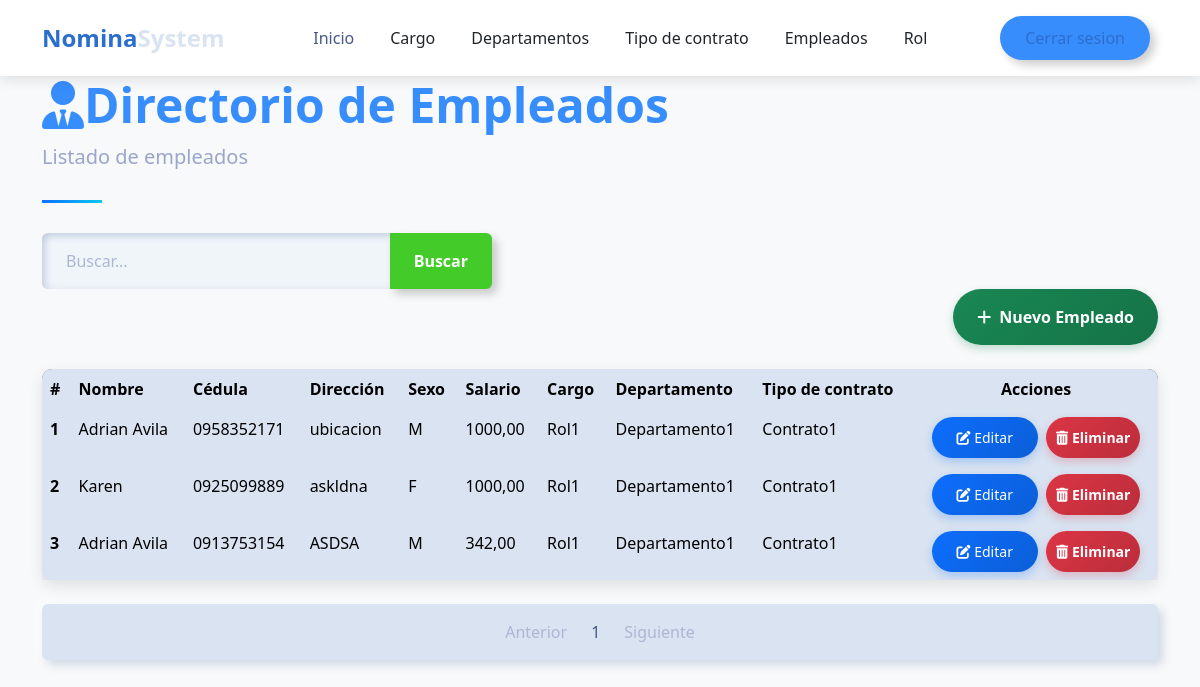
The app's page /payroll/list/employees/?page=2 (signed in), older data.
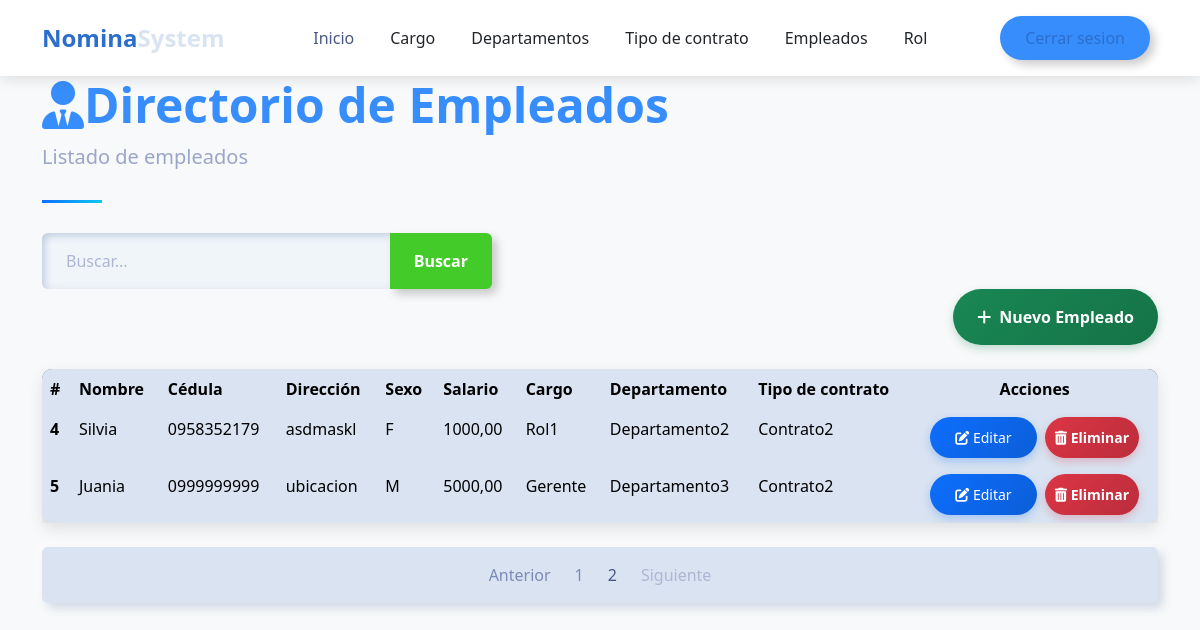
The same page, newer data.
### payroll/models.py (models this page shows, shortened)
class Employee(models.Model):
    SEX_CHOICES = [
        ('M', 'Masculino'),
        ('F', 'Femenino'),
        ]
    name = models.CharField(max_length=100)
    dni = models.CharField(max_length=10, unique=True)
    address = models.TextField()
    sex = models.CharField(max_length=1, choices=SEX_CHOICES)
    salary = models.DecimalField(max_digits=10, decimal_places=2, validators=[MinValueValidator(0.01)])
    position = models.ForeignKey(Position, on_delete=models.CASCADE)
    department = models.ForeignKey(Department,on_delete=models.CASCADE)
    contract_type = models.ForeignKey(ContractType,on_delete=models.CASCADE)

class Position(models.Model):
    description = models.CharField(max_length=100)
    def __str__(self):
        return self.description

class Department(models.Model):
    description = models.CharField(max_length=100)
    def __str__(self):
        return self.description

class ContractType(models.Model):
    description = models.CharField(max_length=100)
    def __str__(self):
        return self.description

### payroll/views/employees.py (the view)
# urls.py: path('list/employees/',employees.list_employee,name='list_employees'),
@login_required(login_url='sign_in')
def list_employee(request):
    try:
        query=request.GET.get('search',None)
        if query:
            list_employees=Employee.objects.filter(Q(name__icontains=query) | Q(dni__icontains=query) | Q(address__icontains=query) | Q(sex__icontains=query) | Q(salary__icontains=query) | Q(position__description__icontains=query) | Q(department__description__icontains=query) |Q(contract_type__description__icontains=query))
        else:
            list_employees=Employee.objects.all()
        context=paginator(request,list_employees)
        return render(request,'employee/list_employees.html',context)
    except Exception:
        context['error']='Error al buscar'
        return render(request,'employee/list_employees.html',context)

### payroll/helpers/utilies.py (called while the page is built)
def paginator(request,objects):
    paginator=Paginator(objects,3)
    page_number=request.GET.get('page')
    registers=paginator.get_page(page_number)
    current_page = registers.number
    total_pages = paginator.num_pages
    pages_range = []
    for i in range(1, total_pages + 1):
        if abs(i - current_page) <= 2 or i == 1 or i == total_pages:
            pages_range.append(i)
    return {'registers': registers,'pages_range':pages_range,'current_page':current_page}

### template/employee/list_employees.html (shortened to what this page needs)
{% extends 'layout/base_nav.html' %}
{% load static %}
{% block extra_css %}
<link href="{% static 'css/tablestyle.css' %}" rel="stylesheet">
{% endblock %}
{% block content %}
<div class="container">
    <header class="page-header">
        <h1 class="display-5 fw-bold text-primary">
            <i class="fas fa-user-tie"></i>Directorio de Empleados
        </h1>
        <p class="lead text-muted">Listado de empleados</p>
    </header>
    <form action="" style="max-width: 450px;">
        <div class="input-group">
            <input type="text" class="form-control" placeholder="Buscar..." name="search"
                value="{{ request.GET.search }}">
            <button class="btn btn-outline-success" data-bs-toggle="tooltip"
                data-bs-title="Escriba parte del apellido y click en buscar">
                Buscar
            </button>
        </div>
    </form>
    <div class="d-flex justify-content-end mb-4">
        <a class="btn btn-success" href="{% url 'payroll:create_employee' %}" style="color: white;">
            <i class="fas fa-plus me-2"></i>Nuevo Empleado
        </a>
    </div>
    <div class="card mb-4">
        <div class="card-body p-0">
            <div class="table-responsive">
                <table class="table table-hover mb-0">
                    <thead>
                        <tr>
                            <th scope="col">#</th>
                            <th scope="col">Nombre</th>
                            <th scope="col">Cédula</th>
                            <th scope="col">Dirección</th>
                            <th scope="col">Sexo</th>
                            <th scope="col">Salario</th>
                            <th scope="col">Cargo</th>
                            <th scope="col">Departamento</th>
                            <th scope="col">Tipo de contrato</th>
                            <th scope="col" class="text-center">Acciones</th>
                        </tr>
                    </thead>
                    <tbody>
                        {% for item in registers %}
                        <tr>
                            <th scope="row">{{item.id}}</th>
                            <td>{{item.name}}</td>
                            <td>{{item.dni}}</td>
                            <td>{{item.address}}</td>
                            <td>{{item.sex}}</td>
                            <td>{{item.salary}}</td>
                            <td>{{item.position}}</td>
                            <td>{{item.department}}</td>
                            <td>{{item.contract_type}}</td>
                            <td class="text-center">
                                <a href="{% url 'payroll:update_employee' item.id %}" class="btn btn-sm btn-primary me-1" style="color: white;">
                                    <i class="fas fa-edit"></i> Editar
                                </a>
                                <a href="{% url 'payroll:delete_employee' item.id %}" class="btn btn-sm btn-danger" style="color: white;padding: 10px;">
                                    <i class="fas fa-trash-alt"></i> Eliminar
                                </a>
                            </td>
                        </tr>
                        {% endfor %}
                    </tbody>
                </table>
            </div>
        </div>
    </div>
    {% include 'layout/paginator.html' %}
</div>
{% endblock %}

Row changes from the older to the newer data that the page shows:
no longer on this page (row unchanged): Employee: id "1", name "Adrian Avila", dni "0958352171", address "ubicacion", sex "M", salary "1000,00", position "Rol1", department "Departamento1", contract_type "Contrato1"
no longer on this page (row unchanged): Employee: id "2", name "Karen", dni "0925099889", address "askldna", sex "F", salary "1000,00", position "Rol1", department "Departamento1", contract_type "Contrato1"
no longer on this page (row unchanged): Employee: id "3", name "Adrian Avila", dni "0913753154", address "ASDSA", sex "M", salary "342,00", position "Rol1", department "Departamento1", contract_type "Contrato1"
added Employee: id "4", name "Silvia", dni "0958352179", address "asdmaskl", sex "F", salary "1000,00", position "Rol1", department "Departamento2", contract_type "Contrato2"
added Employee: id "5", name "Juania", dni "0999999999", address "ubicacion", sex "M", salary "5000,00", position "Gerente", department "Departamento3", contract_type "Contrato2"
Text that changed along with them:
new list line: "2"
